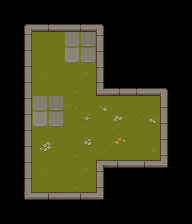

A level layout from a 2D game, rendered from its tile map. Below: a short description, then the map file with its tile-grid data intact:
An orthogonal 6x7 tile map with 32x32 px tiles, 1 tile layer (background), 3 tilesets and 3 objects (player, box).

<map version="1.9" tiledversion="1.9.1" orientation="orthogonal" renderorder="right-down" width="6" height="7" tilewidth="32" tileheight="32" infinite="0" nextlayerid="6" nextobjectid="32">
 <tileset firstgid="1" source="grass.tsx" />
 <tileset firstgid="65" source="props.tsx" />
 <tileset firstgid="321" source="wall.tsx" />
 <layer id="1" name="background" width="6" height="7">
  <data encoding="csv">
1093,1143,1143,1097,0,0,
1108,1,33,1106,0,0,
1108,9,10,886,631,1097,
1108,33,6,7,8,354,
1108,13,14,15,16,354,
1108,9,10,338,339,393,
389,339,339,393,0,0
</data>
 </layer>
 <objectgroup id="4" name="entity">
  <object id="12" name="player" x="96" y="96" width="32" height="32" />
  <object id="15" x="0" y="224">
   <polygon points="0,0 192,0 192,-32 0,-32" />
  </object>
  <object id="25" name="box" x="96" y="128" width="32" height="32" />
 </objectgroup>
</map>
